Frame 1 (no input): blank canvas, image omitted
Frame 60 (no input): blank canvas, image omitted
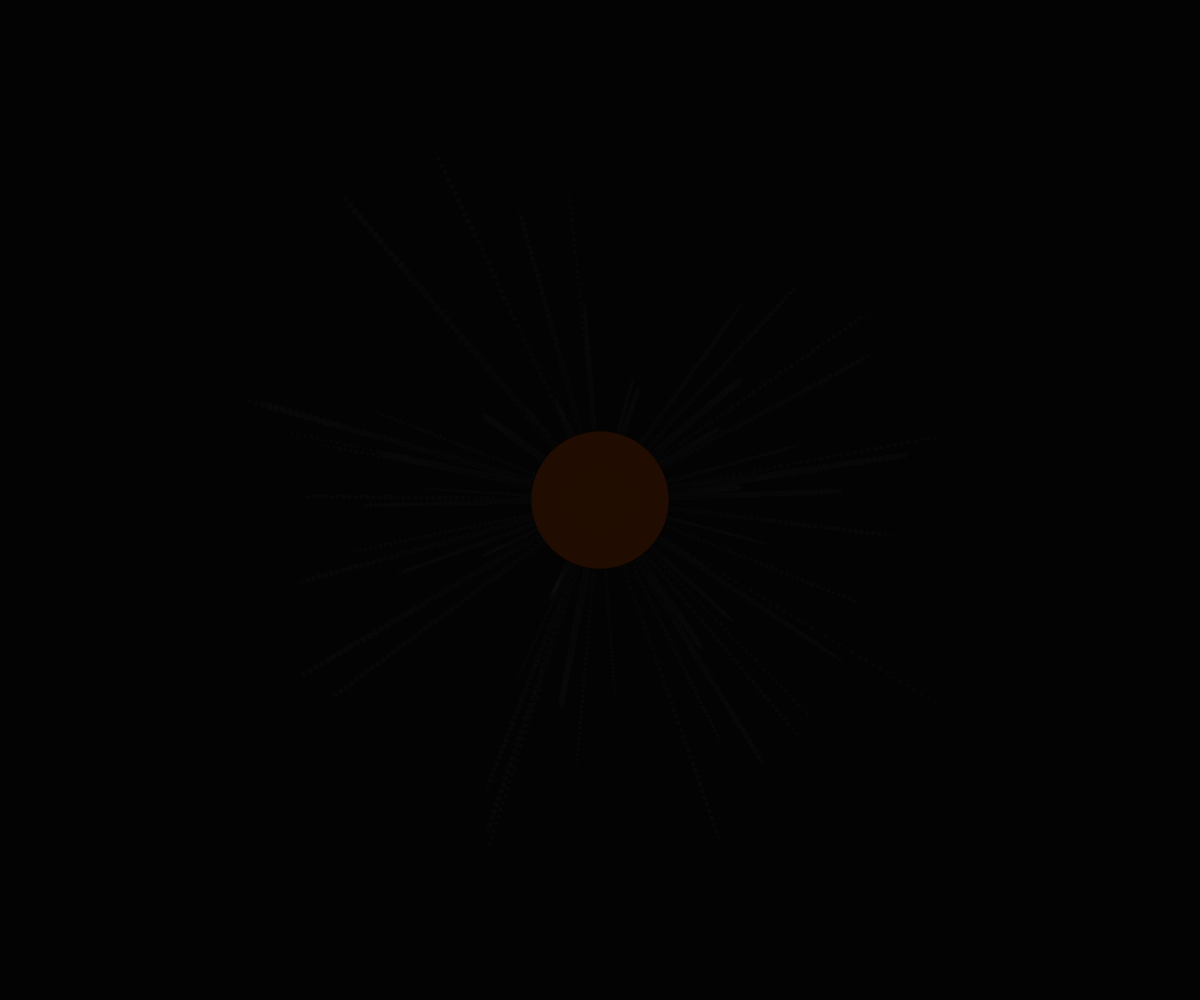
Frame 120 (the mouse pressed at the canvas centre since frame 60)

The p5.js sketch whose frames 1 and 60 were blank and that drew this single picture after the mouse press (run headless with seeded random() and noise() and a simulated clock; from frame 60 on, the mouse is pressed at the canvas centre):

// p5.js sketch
// ── sketch.js
let explosions = []; // Array to store explosion objects
let gravity;

function setup() {
    createCanvas(windowWidth, windowHeight);
    gravity = createVector(0, 0.1); // Simulates gravity
}

function draw() {
    background(0, 30); // Dark background with slight fading effect

    // Loop through explosions and update them
    for (let i = explosions.length - 1; i >= 0; i--) {
        explosions[i].update();
        explosions[i].show();

        // Remove explosions that have faded away
        if (explosions[i].lifespan <= 0) {
            explosions.splice(i, 1);
        }
    }
}

// Function to create explosion at mouse position
function mousePressed() {
    let explosionSize = random(40, 80); // Random size for explosion
    let debrisCount = random(50, 100); // Random debris count
    explosions.push(new Explosion(mouseX, mouseY, explosionSize, debrisCount));
}

// Explosion Class
class Explosion {
    constructor(x, y, size, debrisCount) {
        this.pos = createVector(x, y);
        this.size = size;
        this.debris = [];
        this.lifespan = 255;

        // Generate debris particles
        for (let i = 0; i < debrisCount; i++) {
            this.debris.push(new Debris(this.pos.x, this.pos.y));
        }
    }

    update() {
        this.lifespan -= 5; // Fades over time

        // Update each debris particle
        for (let debris of this.debris) {
            debris.update();
        }
    }

    show() {
        noStroke();
        
        // Shockwave effect
        fill(255, 100, 0, this.lifespan); // Bright orange
        ellipse(this.pos.x, this.pos.y, this.size * 2, this.size * 2);

        // Fireball core
        fill(255, 0, 0, this.lifespan - 50);
        ellipse(this.pos.x, this.pos.y, this.size, this.size);

        // Draw all debris
        for (let debris of this.debris) {
            debris.show();
        }
    }
}

// Debris Class
class Debris {
    constructor(x, y) {
        this.pos = createVector(x, y);
        this.vel = p5.Vector.random2D().mult(random(2, 8)); // Random explosion velocity
        this.lifespan = 255; // Debris fades over time
        this.size = random(2, 6);
    }

    update() {
        this.pos.add(this.vel);
        this.lifespan -= 5; // Fade out effect
    }

    show() {
        fill(150, 150, 150, this.lifespan); // Grey debris
        noStroke();
        ellipse(this.pos.x, this.pos.y, this.size, this.size);
    }
}
